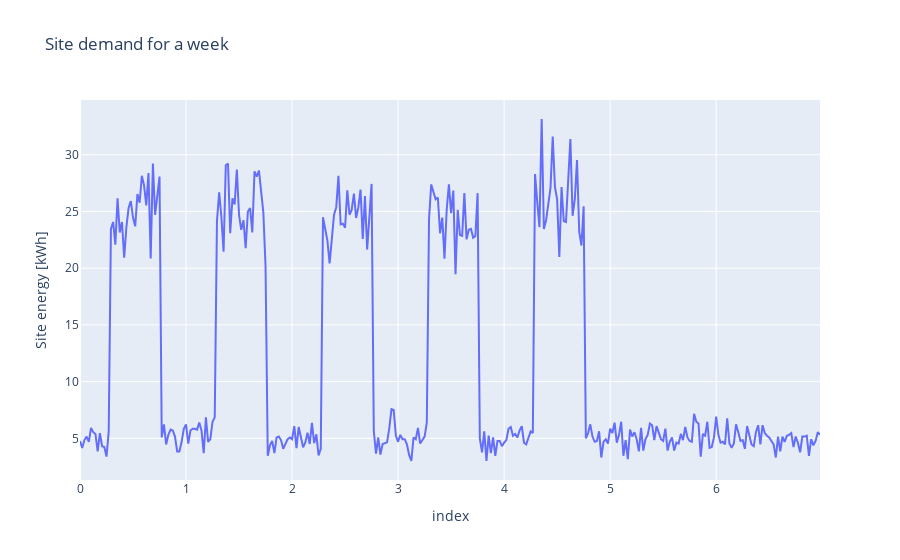

Write notebook code for a chart like this one.
### Code cell
import plotly.express as px

# df = px.data.gapminder().query("country=='Canada'")


fig = px.line(df, x=df.index, y="Site energy [kWh]", title='Site demand for a week')
fig.show()

### Figure 1 — Plotly figure (JSON) as saved in the notebook; plotly's stock layout.template omitted (floating-point values rounded to 4 significant figures; data arrays with more than 128 entries replaced by an {"elided": "..."} marker saying what was removed)
{"data": [{"hovertemplate": "index=%{x}<br>Site energy [kWh]=%{y}<extra></extra>", "legendgroup": "", "line": {"color": "#636efa", "dash": "solid"}, "marker": {"symbol": "circle"}, "mode": "lines", "name": "", "orientation": "v", "showlegend": false, "type": "scatter", "x": {"elided": "336 float values"}, "xaxis": "x", "y": {"elided": "336 float values"}, "yaxis": "y"}], "layout": {"legend": {"tracegroupgap": 0}, "title": {"text": "Site demand for a week"}, "xaxis": {"anchor": "y", "domain": [0, 1], "title": {"text": "index"}}, "yaxis": {"anchor": "x", "domain": [0, 1], "title": {"text": "Site energy [kWh]"}}}}
